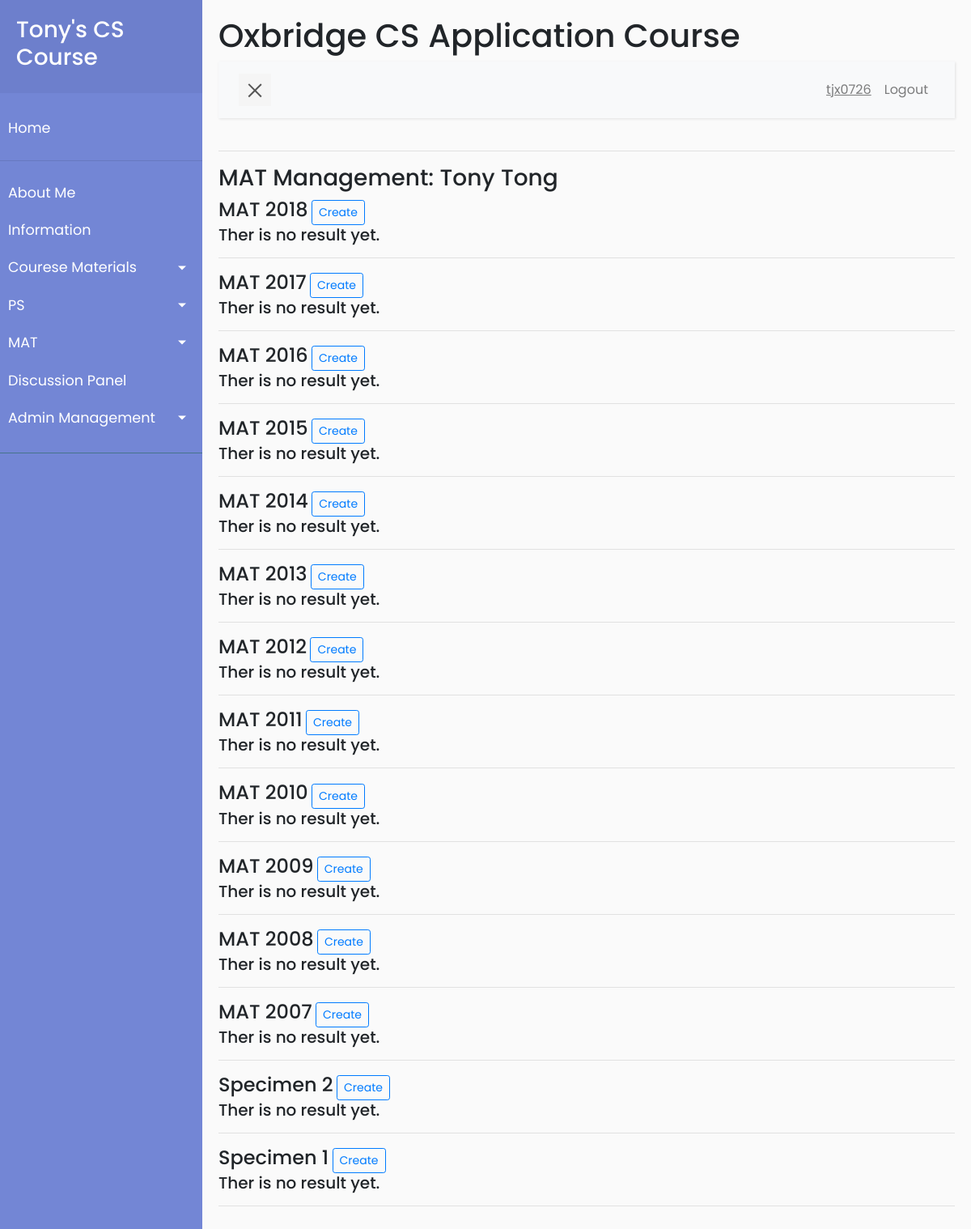
Page /mat/my_result (signed in) on the committed database.
### app/models.py (models this page shows, shortened)
class User(UserMixin, db.Model):
    id = db.Column(db.Integer, primary_key=True)
    username = db.Column(db.String(64), index=True, unique=True)
    firstname = db.Column(db.String(64), index=True)
    lastname = db.Column(db.String(64), index=True)
    email = db.Column(db.String(120), index=True, unique=True)
    password_hash = db.Column(db.String(128))
    is_admin = db.Column(db.Boolean, default=False)
    posts = db.relationship('Post', backref='author', lazy='dynamic')
    mats = db.relationship('Mat', secondary=user_mat_association,
                           back_populates='viewers')
    mat_results = db.relationship(
        'Mat_result', backref='student', lazy='dynamic')
    ps_own = db.relationship("Ps_files", backref='owner', lazy='dynamic',
                             foreign_keys='Ps_files.user_id_owner')
    ps_by_me = db.relationship("Ps_files", backref='author',
                               lazy='dynamic', foreign_keys='Ps_files.user_id_author')

class Mat(db.Model):
    name = db.Column(db.String(20), primary_key=True)
    paper_path = db.Column(db.String(128))
    answer_path = db.Column(db.String(128))
    viewers = db.relationship('User', secondary=user_mat_association,
                              back_populates='mats')
    results = db.relationship('Mat_result', backref='paper', lazy='dynamic',
                              foreign_keys='Mat_result.mat_name')
    correct_answer = db.Column(db.String(10))

### app/routes.py (the view)
@app.route('/mat/my_result')
@login_required
def mat_my_results():
    user = current_user
    data = []
    mats = Mat.query.order_by(Mat.name.desc()).all()
    for mat in mats:
        m = {}
        data.append(m)
        m['name'] = mat.name
        m['results'] = []
        for result in mat.results.order_by(Mat_result.user_id).all():
            if result.student == user:
                r = {}
                r['id'] = result.student.id
                r['result_id'] = result.id
                r['timestamp'] = result.timestamp
                r['1_correct'] = result.get_correct_q1_answer()
                r['1'] = result.q1_score
                r['2'] = result.q2_score
                r['3'] = result.q3_score
                r['4'] = result.q4_score
                r['5'] = result.q5_score
                r['6'] = result.q6_score
                r['7'] = result.q7_score
                r['total'] = result.total_score
                m['results'].append(r)
    return render_template('mat_management_user.html', title='My MAT Results', mats=data, user=user)

### app/models.py (called while the page is built)
@login.user_loader
def load_user(id):
    return User.query.get(int(id))

### app/templates/mat_management_user.html (shortened to what this page needs)
{% extends "base.html" %}
{% block content %}
<h3>MAT Management: {{ user.firstname}} {{ user.lastname}}</h3>
    {% for mat in mats%}
        <h4 style="display:inline;">{{mat['name']}}</h4>
        {% if current_user.is_admin %}
        <a class="btn btn-outline-primary btn-sm" href="{{
            url_for('mat_result_create_user', paper_name=mat['name'], username=user.username)}}" role="button">Create</a>
        {% endif %}
        {% if mat['results'] | length > 0%}
        <table class="table">
            <thead>
            <tr>
                {% include '_mat_results_table_display.html'%}
            </tr>
            </thead>
            <tbody>
        {% for result in mat['results']%}
            <tr>
                {% include '_mat_results_table_display2.html'%}
            </tr>
        {% endfor %}
            </tbody>
        </table>
        {% else %}
        <h5>Ther is no result yet.</h5>
        {% endif %}
        <hr>
    {% endfor %}
{% endblock%}

### app/templates/base.html (shortened to what this page needs)
<html lang="en">
    <head>
        <link rel="stylesheet" href="{{  url_for('static', filename='scripts/css/bootstrap.min.css') }}">
        <link rel="stylesheet" href="{{  url_for('static', filename='scripts/css/style5.css') }}">
    </head>
    <body>
        <div class="wrapper">
            <nav id="sidebar">
                <div class="sidebar-header">
                    <a href="{{ url_for('index') }}"><h3>Tony's CS Course</h3></a>
                </div>
                <ul class="list-unstyled components">
                    <li>
                        <a href="{{ url_for('index') }}">Home</a>
                    </li>
                    <hr>
                    <li>
                        <a href="{{ url_for('about_me') }}">About Me</a>
                    </li>
                    <li>
                        <a href="{{ url_for('information')}}">Information</a>
                    </li>
                    <li>
                        <a href="#cmSubmenu" data-toggle="collapse"
                            aria-expanded="false"
                            class="dropdown-toggle">Courese Materials</a>
                    </li>
                    <li>
                        <a href="#psSubmenu" data-toggle="collapse"
                            aria-expanded="false" class="dropdown-toggle">PS</a>
                    </li>
                    <li>
                        <a href="#matSubmenu" data-toggle="collapse"
                            aria-expanded="false" class="dropdown-toggle">MAT</a>
                    </li>
                    <li>
                        <a href="{{ url_for('discussion_no_page') }}">Discussion Panel</a>
                    </li>
					{% if current_user.is_admin%}
                    <li>
                        <a href="#adminSubmenu" data-toggle="collapse" aria-expanded="false" class="dropdown-toggle">Admin Management</a>
                    </li>
					{% endif %}
                </ul>
            </nav>
            <div id="content">
                <h1>Oxbridge CS Application Course</h1>
                <nav class="navbar navbar-expand-lg navbar-light bg-light">
                    <div class="container-fluid">
                        <button type="button" id="sidebarCollapse" class="navbar-btn">
                            <span></span>
                        </button>
                        <div class="collapse navbar-collapse" id="navbarSupportedContent">
                            <ul class="nav navbar-nav ml-auto">
                                {% if current_user.is_anonymous %}
                                <li class="nav-item">
                                    <a class="nav-link" href="{{ url_for('login') }}">Login</a>
                                </li>
                                <li class="nav-item">
                                    <a class="nav-link" href="{{
                                        url_for('register') }}">Register</a>
                                </li>
                                {% else %}
                                <li class="nav-item">
                                    <a class="nav-link" href="{{
                                        url_for('user_default', username=current_user.username)}}"><u>{{current_user.username}}</u></a>
                                </li>
                                <li class="nav-item">
                                    <a class="nav-link" href="{{ url_for('logout') }}">Logout</a>
                                </li>
                                {% endif %}
                            </ul>
                        </div>
                    </div>
                </nav>
                <hr>
                {% block content %}
                {% endblock %}
            </div>
        </div>
    </body>
</html>

### app/static/scripts/css/style5.css (style rules this page uses)
body { font-family: 'Poppins', sans-serif; background: #fafafa; word-wrap: break-word; }
a, a:hover, a:focus { color: inherit; text-decoration: none; transition: all 0.3s; }
.navbar { padding: 15px 10px; background: #fff; border: none; border-radius: 0; margin-bottom: 40px; box-shadow: 1px 1px 3px rgba(0, 0, 0, 0.1); }
.navbar-btn { box-shadow: none; outline: none !important; border: none; }
.wrapper { display: flex; width: 100%; align-items: stretch; perspective: 1500px; }
#sidebar { min-width: 250px; max-width: 250px; background: #7386D5; color: #fff; transition: all 0.6s cubic-bezier(0.945, 0.020, 0.270, 0.665); transform-origin: bottom left; }
#sidebar .sidebar-header { padding: 20px; background: #6d7fcc; }
#sidebar ul.components { padding: 20px 0; border-bottom: 1px solid #47748b; }
#sidebar ul li a { padding: 10px; font-size: 1.1em; display: block; }
a[data-toggle="collapse"] { position: relative; }
.dropdown-toggle::after { display: block; position: absolute; top: 50%; right: 20px; transform: translateY(-50%); }
#content { width: 100%; padding: 20px; min-height: 100vh; transition: all 0.3s; }
#sidebarCollapse { width: 40px; height: 40px; background: #f5f5f5; cursor: pointer; }
#sidebarCollapse span { width: 80%; height: 2px; margin: 0 auto; display: block; background: #555; transition: all 0.8s cubic-bezier(0.810, -0.330, 0.345, 1.375); transition-delay: 0.2s; }
#sidebarCollapse span:last-of-type { transform: rotate(-45deg) translate(1px, -1px); }

### rows in the picture
User: username "tjx0726", firstname "Tony", lastname "Tong"
Mat: name "MAT 2018"
Mat: name "MAT 2017"
Mat: name "MAT 2016"
Mat: name "MAT 2015"
Mat: name "MAT 2014"
Mat: name "MAT 2013"
Mat: name "MAT 2012"
Mat: name "MAT 2011"
Mat: name "MAT 2010"
Mat: name "MAT 2009"
Mat: name "MAT 2008"
Mat: name "MAT 2007"
Mat: name "Specimen 2"
Mat: name "Specimen 1"
